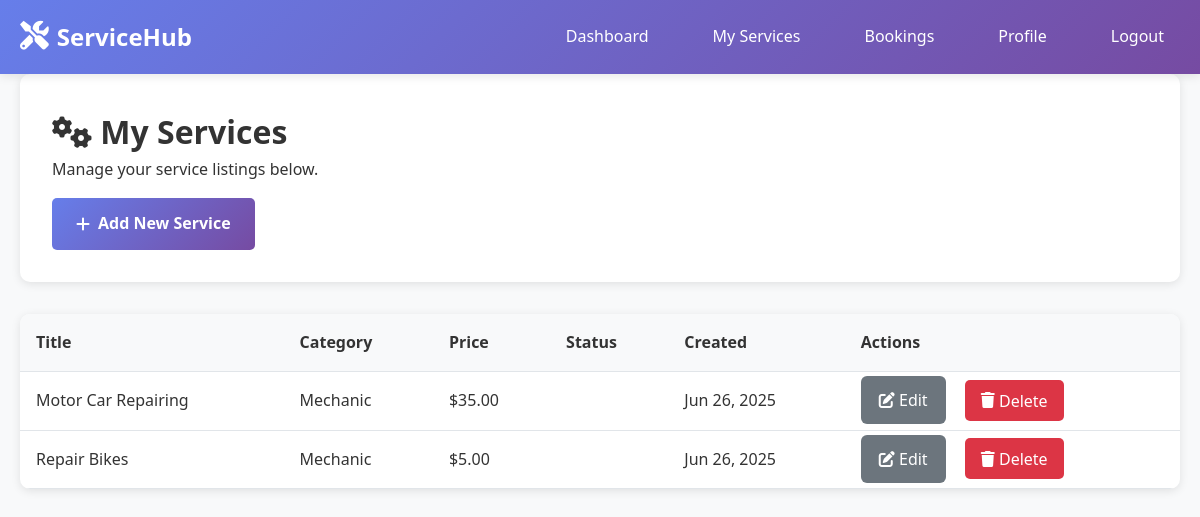
/provider/services.php (signed in), run on the app's committed database.
### tables this page shows
CREATE TABLE `services` (
  `id` int(11) NOT NULL,
  `provider_id` int(11) NOT NULL,
  `title` varchar(100) NOT NULL,
  `description` text DEFAULT NULL,
  `price` decimal(10,2) NOT NULL,
  `duration` int(11) NOT NULL COMMENT 'Duration in minutes',
  `status` enum('active','inactive') NOT NULL DEFAULT 'active',
  `created_at` timestamp NOT NULL DEFAULT current_timestamp(),
  `updated_at` timestamp NOT NULL DEFAULT current_timestamp() ON UPDATE current_timestamp()
);

CREATE TABLE `providers` (
  `id` int(11) NOT NULL,
  `user_id` int(11) NOT NULL,
  `business_name` varchar(100) NOT NULL,
  `service_category` enum('electrician','plumber','photographer','cleaner','gardener','painter','carpenter','mechanic','tutor','designer') NOT NULL,
  `description` text DEFAULT NULL,
  `location` varchar(255) NOT NULL,
  `phone` varchar(20) NOT NULL,
  `hourly_rate` decimal(10,2) NOT NULL,
  `kyc_document` varchar(255) DEFAULT NULL,
  `status` enum('pending','approved','rejected') NOT NULL DEFAULT 'pending',
  `rating` decimal(3,2) DEFAULT 0.00,
  `total_reviews` int(11) DEFAULT 0,
  `created_at` timestamp NOT NULL DEFAULT current_timestamp(),
  `updated_at` timestamp NOT NULL DEFAULT current_timestamp() ON UPDATE current_timestamp()
);

### includes/functions.php (called while the page is built, shortened)
<?php
function format_currency($amount) {
    return '$' . number_format($amount, 2);
}
function format_date($date) {
    return date('M j, Y', strtotime($date));
}
function get_service_categories() {
    return [
        'electrician' => 'Electrician',
        'plumber' => 'Plumber',
        'photographer' => 'Photographer',
        'cleaner' => 'Cleaner',
        'gardener' => 'Gardener',
        'painter' => 'Painter',
        'carpenter' => 'Carpenter',
        'mechanic' => 'Mechanic',
        'tutor' => 'Tutor',
        'designer' => 'Designer'
    ];
}
?>

### provider/services.php (the view, shortened to what this page needs)
<?php
require_once '../config/database.php';
require_once '../includes/functions.php';
$user_id = $_SESSION['user_id'];
$provider_query = "SELECT id FROM providers WHERE user_id = ?";
$provider_stmt = mysqli_prepare($conn, $provider_query);
mysqli_stmt_bind_param($provider_stmt, 'i', $user_id);
mysqli_stmt_execute($provider_stmt);
$provider_result = mysqli_stmt_get_result($provider_stmt);
$provider = mysqli_fetch_assoc($provider_result);
$provider_id = $provider ? $provider['id'] : 0;
$services_query = "SELECT s.*, p.service_category
                  FROM services s
                  JOIN providers p ON s.provider_id = p.id
                  WHERE s.provider_id = ?
                  ORDER BY s.created_at DESC";
$services_stmt = mysqli_prepare($conn, $services_query);
mysqli_stmt_bind_param($services_stmt, 'i', $provider_id);
mysqli_stmt_execute($services_stmt);
$services_result = mysqli_stmt_get_result($services_stmt);
$categories = get_service_categories();
?>
<!DOCTYPE html>
<html lang="en">
<head>
    <link rel="stylesheet" href="../assets/css/style.css">
    <link href="https://cdnjs.cloudflare.com/ajax/libs/font-awesome/6.0.0/css/all.min.css" rel="stylesheet">
</head>
<body>
    <nav class="navbar">
        <div class="nav-container">
            <div class="nav-logo">
                <a href="../index.php">
                    <i class="fas fa-tools"></i>
                    <span>ServiceHub</span>
                </a>
            </div>
            <div class="nav-menu">
                <a href="dashboard.php" class="nav-link">Dashboard</a>
                <a href="services.php" class="nav-link active">My Services</a>
                <a href="bookings.php" class="nav-link">Bookings</a>
                <a href="profile.php" class="nav-link">Profile</a>
                <a href="../auth/logout.php" class="nav-link">Logout</a>
            </div>
        </div>
    </nav>
    <div class="container">
        <div class="dashboard-header">
            <h1><i class="fas fa-cogs"></i> My Services</h1>
            <p>Manage your service listings below.</p>
            <a href="add-service.php" class="btn-primary" style="margin-top:1rem;"><i class="fas fa-plus"></i> Add New Service</a>
        </div>
        <div class="table-container" style="margin-top:2rem;">
            <table>
                <thead>
                    <tr>
                        <th>Title</th>
                        <th>Category</th>
                        <th>Price</th>
                        <th>Status</th>
                        <th>Created</th>
                        <th>Actions</th>
                    </tr>
                </thead>
                <tbody>
                    <?php if (mysqli_num_rows($services_result) > 0): ?>
                        <?php while ($service = mysqli_fetch_assoc($services_result)): ?>
                            <tr>
                                <td><?php echo htmlspecialchars($service['title']); ?></td>
                                <td><?php echo htmlspecialchars($categories[$service['service_category']] ?? ucfirst($service['service_category'])); ?></td>
                                <td><?php echo format_currency($service['price']); ?></td>
                                <td><span class="status-badge status-<?php echo $service['status']; ?>"><?php echo ucfirst($service['status']); ?></span></td>
                                <td><?php echo format_date($service['created_at']); ?></td>
                                <td>
                                    <a href="edit-service.php?id=<?php echo $service['id']; ?>" class="btn-secondary btn-sm"><i class="fas fa-edit"></i> Edit</a>
                                    <a href="services.php?delete=<?php echo $service['id']; ?>" class="btn-danger btn-sm" onclick="return confirm('Are you sure you want to delete this service?');"><i class="fas fa-trash"></i> Delete</a>
                                </td>
                            </tr>
                        <?php endwhile; ?>
                    <?php else: ?>
                        <tr><td colspan="6" style="text-align:center;">No services found. <a href="add-service.php">Add your first service</a>.</td></tr>
                    <?php endif; ?>
                </tbody>
            </table>
        </div>
    </div>
</body>
</html>

### assets/css/style.css (style rules this page uses)
* { margin: 0; padding: 0; box-sizing: border-box; }
body { font-family: 'Segoe UI', Tahoma, Geneva, Verdana, sans-serif; line-height: 1.6; color: #333; background-color: #f8f9fa; overflow-x: hidden; width: 100%; max-width: 100%; }
html { overflow-x: hidden; width: 100%; max-width: 100%; }
.container { max-width: 1200px; margin: 0 auto; padding: 0 20px; }
.navbar { background: linear-gradient(135deg, #667eea 0%, #764ba2 100%); padding: 1rem 0; box-shadow: 0 2px 10px rgba(0,0,0,0.1); position: sticky; top: 0; z-index: 1000; }
.nav-container { max-width: 1200px; margin: 0 auto; padding: 0 20px; display: flex; justify-content: space-between; align-items: center; }
.nav-logo a { color: white; text-decoration: none; font-size: 1.5rem; font-weight: bold; display: flex; align-items: center; gap: 0.5rem; }
.nav-logo i { font-size: 1.8rem; }
.nav-menu { display: flex; gap: 2rem; align-items: center; }
.nav-link { color: white; text-decoration: none; padding: 0.5rem 1rem; border-radius: 5px; transition: background-color 0.3s ease; }
.btn-primary { background: linear-gradient(135deg, #667eea 0%, #764ba2 100%); color: white; padding: 0.8rem 1.5rem; border: none; border-radius: 5px; cursor: pointer; font-size: 1rem; font-weight: 600; transition: transform 0.3s ease; text-decoration: none; display: inline-flex; align-items: center; gap: 0.5rem; }
.btn-secondary { background: #6c757d; color: white; padding: 0.8rem 18px; border: none; border-radius: 5px; cursor: pointer; text-decoration: none; transition: background-color 0.3s ease; margin-bottom: 0px; }
.btn-danger { margin-left: 15px; background: #dc3545; color: white; padding: 0.6rem 1rem; border: none; border-radius: 5px; cursor: pointer; text-decoration: none; }
.dashboard-header { background: white; padding: 2rem; border-radius: 10px; margin-bottom: 2rem; box-shadow: 0 2px 10px rgba(0,0,0,0.1); }
.table-container { background: white; border-radius: 10px; overflow: hidden; box-shadow: 0 2px 10px rgba(0,0,0,0.1); margin-bottom: 30px; }
table { table-layout: auto; width: 100%; border-collapse: collapse; }
th, td { padding: 1rem; text-align: left; border-bottom: 1px solid #e1e5e9; }
th { background-color: #f8f9fa; font-weight: 600; color: #333; }
.status-badge { padding: 0.25rem 0.5rem; border-radius: 15px; font-size: 0.8rem; font-weight: 600; text-transform: uppercase; }
.btn-primary[type="submit"], .btn-secondary { font-size: 1rem; border-radius: 6px; margin-left: 0px; }
.table-container table td, .table-container table th { vertical-align: middle !important; }

### data on the page
services: title "Motor Car Repairing", provider.service_category "Mechanic", price "$35.00", created_at "Jun 26, 2025"
services: title "Repair Bikes", provider.service_category "Mechanic", price "$5.00", created_at "Jun 26, 2025"
